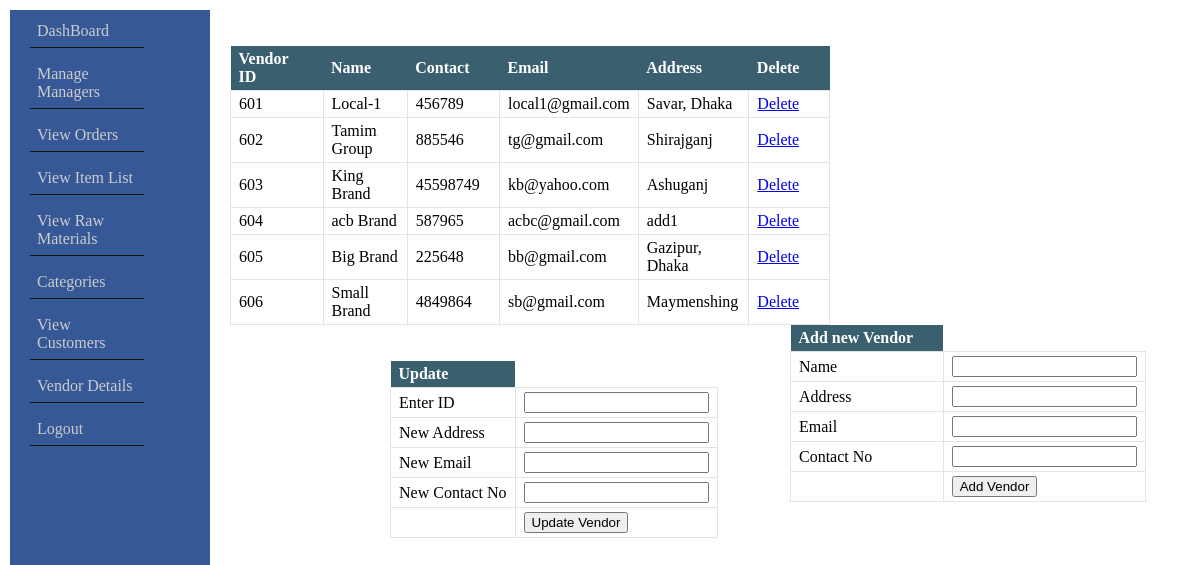
The page /vendor_details_admin.php on the database its author committed.
### tables this page shows
CREATE TABLE `vendor` (
  `vendor_id` int(10) NOT NULL,
  `vendor_name` varchar(20) NOT NULL,
  `vendor_contact_no` varchar(20) NOT NULL,
  `vendor_email` varchar(20) NOT NULL,
  `vendor_address` varchar(20) NOT NULL
);

### db.php (called while the page is built, shortened)
<?php
function getJSONFromDB($sql){
	$conn = mysqli_connect("localhost", "root", "","ims");
	$result = mysqli_query($conn, $sql)or die(mysqli_error($$conn));
	$arr=array();
	while($row = mysqli_fetch_assoc($result)) {
		$arr[]=$row;
	}
	return json_encode($arr);
}
?>

### vendor_details_admin.php (the view, shortened to what this page needs)
<?php
require("db.php");
$result = getJSONFromDB("select * from vendor");
$result = json_decode($result, true);
?>
<!DOCTYPE html>
<html>
<head>
</head>
<body>
	<br><br>
	<div id="bd">
		<div class = "left">
			<table id="tbb">
				<th>Vendor ID</th> <th>Name</th> <th> Contact</th> <th> Email </th> <th>Address</th> <th>Delete</th>
				<?php
					for($i=0;$i<sizeof($result);$i++){
						$id = $result[$i]["vendor_id"];
						$name = $result[$i]["vendor_name"];
						$address = $result[$i]["vendor_address"];
						$email = $result[$i]["vendor_email"];
						$contact = $result[$i]["vendor_contact_no"];
						echo "<tr>
							<td>$id</td>
							<td>$name</td>
							<td>$contact</td>
							<td>$email</td>
							<td>$address</td>
							<td><a href='vendor_details_admin.php?did=$id'>Delete</a></td>
						 </tr>";
					}
				 ?>
			</table>
		</div>
		<div class="right">
			<form action="vendor_details_admin.php" method="POST">
				<table id="tbb">
					<tr>
						<th>Add new Vendor</th>
					</tr>
					<tr>
						<td>Name</td>
						<td><input type="text" name="vnd_name"></td>
					</tr>
					<tr>
						<td>Address</td>
						<td><input type="text" name="vnd_address"></td>
					</tr>
					<tr>
						<td>Email</td>
						<td><input type="text" name="vnd_email"></td>
					</tr>
					<tr>
						<td>Contact No</td>
						<td><input type="text" name="vnd_contact_no"></td>
					</tr>
					<tr>
						<td></td>
						<td> <input type="submit" name="create_new_vendor" value="Add Vendor"></td>
					</tr>
				</table>
			</form>
		</div>
		<div class="right">
		<br><br>
			<form action="vendor_details_admin.php" method="POST">
				<table id="tbb">
					<tr>
						<th>Update</th>
					</tr>
					<tr>
						<td>Enter ID</td>
						<td><input type="number" name="vnd_id"></td>
					</tr>
					<tr>
						<td>New Address</td>
						<td><input type="text" name="vnd_address"></td>
					</tr>
					<tr>
						<td>New Email</td>
						<td><input type="text" name="vnd_email"></td>
					</tr>
					<tr>
						<td>New Contact No</td>
						<td><input type="text" name="vnd_contact_no"></td>
					</tr>
					<tr>
						<td></td>
						<td> <input type="submit" name="update_vendor" value="Update Vendor"></td>
					</tr>
				</table>
			</form>
		</div>
	</div>
</body>
</html>

### admin_side_bar_style.css (style rules this page uses)
body { margin: 10px; padding: 0px; }
#sidebar { background: #365896; width:200px; height:100%; display: block; position: absolute; left: 0px top: 0px; }
ul { margin: 0px; padding: 0px 20px; }
ul li { list-style: none; padding: 5px 0px; border-bottom: 1px solid rgba(50,30,70,0,3); }
ul li a { background: #365896; color: #ccc; border-bottom: 1px solid #111; display: block; width: 100px; padding: 7px; text-decoration: none; }

### vendor_details_admin.php (style rules this page uses)
#bd { margin-left: 220px; }
.left { width: 600px; float: left; }
.right { width: 400px; float: right; }
#tbb { border-collapse: collapse; }
#tbb th { text-align: left; background-color: #3a6070; color: #FFF; padding: 4px 30px 4px 8px; }
#tbb td { border : 1px solid #e3e3e3; padding: 4px 8px; }

### rows shown on the page
vendor: vendor_id "601", vendor_name "Local-1", vendor_contact_no "456789", vendor_email "local1@gmail.com", vendor_address "Savar, Dhaka"
vendor: vendor_id "602", vendor_name "Tamim Group", vendor_contact_no "885546", vendor_email "tg@gmail.com", vendor_address "Shirajganj"
vendor: vendor_id "603", vendor_name "King Brand", vendor_contact_no "45598749", vendor_email "kb@yahoo.com", vendor_address "Ashuganj"
vendor: vendor_id "604", vendor_name "acb Brand", vendor_contact_no "587965", vendor_email "acbc@gmail.com", vendor_address "add1"
vendor: vendor_id "605", vendor_name "Big Brand", vendor_contact_no "225648", vendor_email "bb@gmail.com", vendor_address "Gazipur, Dhaka"
vendor: vendor_id "606", vendor_name "Small Brand", vendor_contact_no "4849864", vendor_email "sb@gmail.com", vendor_address "Maymenshing"
